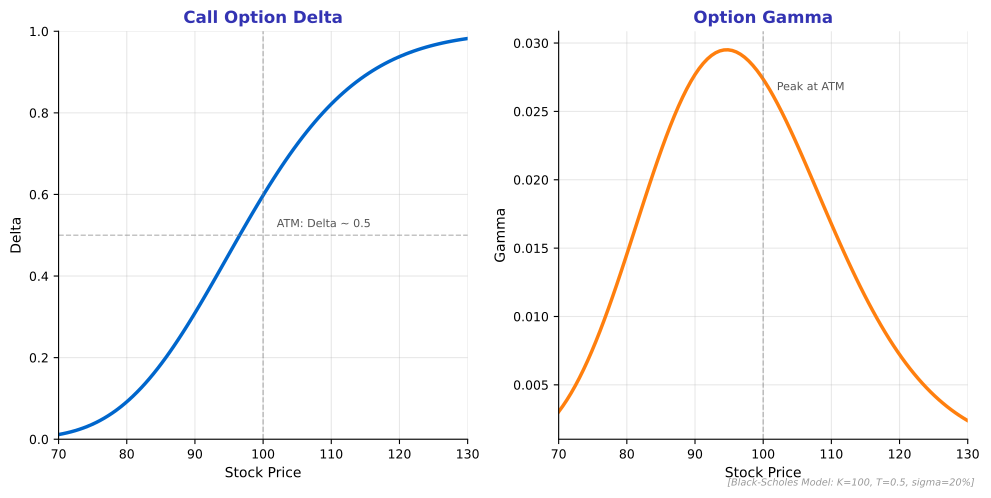

Source code (Python):
"""
Option Greeks Sensitivity
Shows how Delta and Gamma change with stock price

Output: option_greeks.pdf
Module: module_04_traditional
Lesson: 45 - Derivatives Technology
"""

from pathlib import Path
import matplotlib.pyplot as plt
import numpy as np
from scipy.stats import norm

plt.rcParams.update({
    'font.size': 10,
    'axes.labelsize': 10,
    'axes.titlesize': 11,
    'xtick.labelsize': 9,
    'ytick.labelsize': 9,
    'legend.fontsize': 9,
    'figure.figsize': (10, 6),
    'figure.dpi': 150
})

MLPURPLE = '#3333B2'
MLBLUE = '#0066CC'
MLORANGE = '#FF7F0E'
MLGREEN = '#2CA02C'

def create_chart():
    fig, (ax1, ax2) = plt.subplots(1, 2, figsize=(10, 5))

    # Parameters
    K = 100  # Strike
    T = 0.5  # Time to expiration (6 months)
    r = 0.05  # Risk-free rate
    sigma = 0.2  # Volatility

    S = np.linspace(70, 130, 100)

    # Calculate d1 for Black-Scholes
    d1 = (np.log(S/K) + (r + 0.5*sigma**2)*T) / (sigma*np.sqrt(T))

    # Delta for call option
    delta_call = norm.cdf(d1)

    # Gamma (same for call and put)
    gamma = norm.pdf(d1) / (S * sigma * np.sqrt(T))

    # Plot Delta
    ax1.plot(S, delta_call, color=MLBLUE, linewidth=2.5)
    ax1.axhline(y=0.5, color='gray', linestyle='--', linewidth=1, alpha=0.5)
    ax1.axvline(x=K, color='gray', linestyle='--', linewidth=1, alpha=0.5)

    ax1.set_xlabel('Stock Price', fontsize=10)
    ax1.set_ylabel('Delta', fontsize=10)
    ax1.set_title('Call Option Delta', fontsize=12, fontweight='bold', color=MLPURPLE)
    ax1.set_xlim(70, 130)
    ax1.set_ylim(0, 1)
    ax1.text(K+2, 0.52, 'ATM: Delta ~ 0.5', fontsize=8, color='#555555')

    # Plot Gamma
    ax2.plot(S, gamma, color=MLORANGE, linewidth=2.5)
    ax2.axvline(x=K, color='gray', linestyle='--', linewidth=1, alpha=0.5)

    ax2.set_xlabel('Stock Price', fontsize=10)
    ax2.set_ylabel('Gamma', fontsize=10)
    ax2.set_title('Option Gamma', fontsize=12, fontweight='bold', color=MLPURPLE)
    ax2.set_xlim(70, 130)
    ax2.text(K+2, max(gamma)*0.9, 'Peak at ATM', fontsize=8, color='#555555')

    for ax in [ax1, ax2]:
        ax.spines['top'].set_visible(False)
        ax.spines['right'].set_visible(False)
        ax.grid(True, alpha=0.3)

    fig.text(0.98, 0.02, '[Black-Scholes Model: K=100, T=0.5, sigma=20%]',
             fontsize=7, color='#999999', ha='right', style='italic')

    plt.tight_layout()

    output_path = Path(__file__).parent / 'option_greeks.pdf'
    plt.savefig(output_path, format='pdf', dpi=300, bbox_inches='tight')
    plt.close()
    print(f"Chart saved to: {output_path}")
    return output_path

if __name__ == '__main__':
    create_chart()
